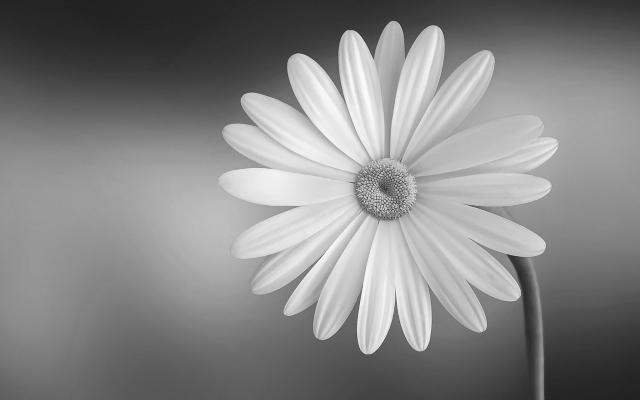
#> input picture ur/spinnaker_python/Examples/Python2/Injected_Image_Classification_Daisy.jpg, 640 x 400 px; its folder holds only this picture in this run
$ python -i URvis.py   (imports and definitions only)   (older library calls are emulated)
#> lines starting #> are read from the running program, lines starting #| are printed output that depends on the picture; after the words box and inside, x2 and y2 are one past the last pixel; in counts of white or black regions, pixels touching at a corner belong together; pictures that were not available may be replaced by others from this repository, and a replacement may not be noted
#> further down, picture is the input picture: shape (400, 640); min 32, max 255, mean 133.1
from scipy.spatial import distance as dist
from imutils import perspective
from imutils import contours
import numpy as np
import logging
import argparse
import imutils
import cv2
import os
import os.path
import matplotlib.pyplot as plt
import time
import urx
# from yoloUse.yoloOpencv import opencvYOLO
# from yoloUse.yoloPydarknet import pydarknetYOLO

x_list = []
y_list = []
#pixelsPerMetric = 8.67
line_x = 0
line_y = 0
refObj = None
width = 960
height = 720
# 影像處理


class UR_cap():

        # [88 lines left out: functions cap, cap00, not called in this run]

        def midpoint(self, ptA, ptB):  # 定义一个中点函数，后面会用到
	        return ((ptA[0] + ptB[0]) * 0.5, (ptA[1] + ptB[1]) * 0.5)

        def dis1(self, image):
                image = cv2.imread(r"C:/Users/user/Desktop/Detect.jpg")
                # convert the image to grayscale, blur it, and detect edges
                gray = cv2.cvtColor(image, cv2.COLOR_BGR2GRAY)
                gray = cv2.GaussianBlur(gray, (11, 11), 0)
                edged = cv2.Canny(gray, 35, 125)
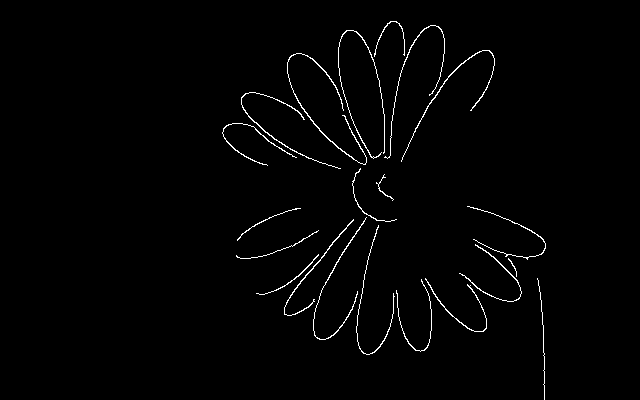
#> edged: shape (400, 640); 1.4% white in thin lines or dots, all inside (x1, y1, x2, y2) = (222, 21, 546, 400)
                # find the contours in the edged image and keep the largest one
                # we'll assume that this is our piece of paper in the image
                cnts = cv2.findContours(
                    edged.copy(), cv2.RETR_LIST, cv2.CHAIN_APPROX_SIMPLE)
#> cnts = 22 contours, 8 with area under 20; largest, box (x1, y1, x2, y2) and area: (287, 53, 367, 165) 108, (284, 219, 354, 316) 76, (401, 50, 495, 162) 74, (241, 92, 341, 169) 65, (313, 217, 367, 340) 62
                cnts = imutils.grab_contours(cnts)

                c = max(cnts, key=cv2.contourArea)
#> c = contour of 275 points, box (x1, y1, x2, y2) (287, 53, 367, 165), area 108
                # 求最大面積
                return cv2.minAreaRect(c)
                # cv2.minAreaRect() c代表點集，返回rect[0]是最小外接矩形中心點座標，
                # rect[1][0]是width，rect[1][1]是height，rect[2]是角度

        # [160 lines left out: functions x_y_center, pixel_distance, not called in this run]

>>> import cv2
>>> picture = cv2.imread('../spinnaker_python/Examples/Python2/Injected_Image_Classification_Daisy.jpg', cv2.IMREAD_GRAYSCALE)
>>> result = UR_cap().dis1(picture)
#> result = ((325.2, 110.9), (40.7, 130.6), -26.57)

$ run again, on ur/spinnaker_python/Examples/Python2/Injected_Image_Detection_Aeroplane.jpg
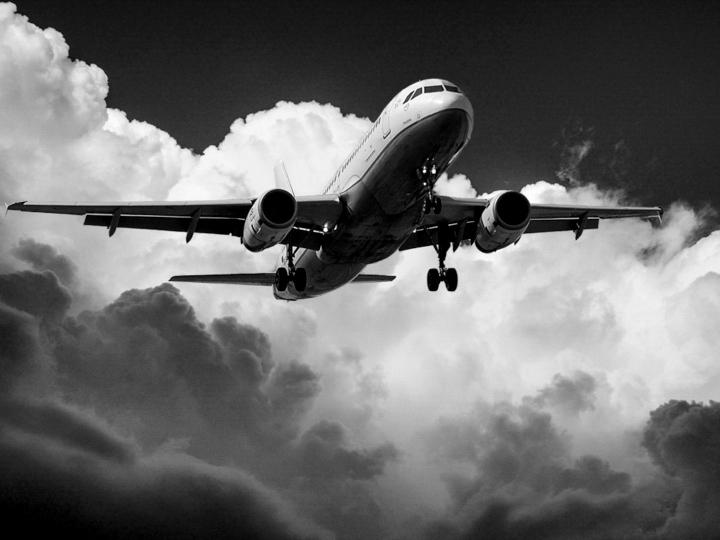
#> input picture ur/spinnaker_python/Examples/Python2/Injected_Image_Detection_Aeroplane.jpg, 720 x 540 px
#> picture is the input picture: shape (540, 720); min 0, max 255, mean 106.3
#> in dis1, `gray = cv2.GaussianBlur(gray, (11, 11), 0)`:
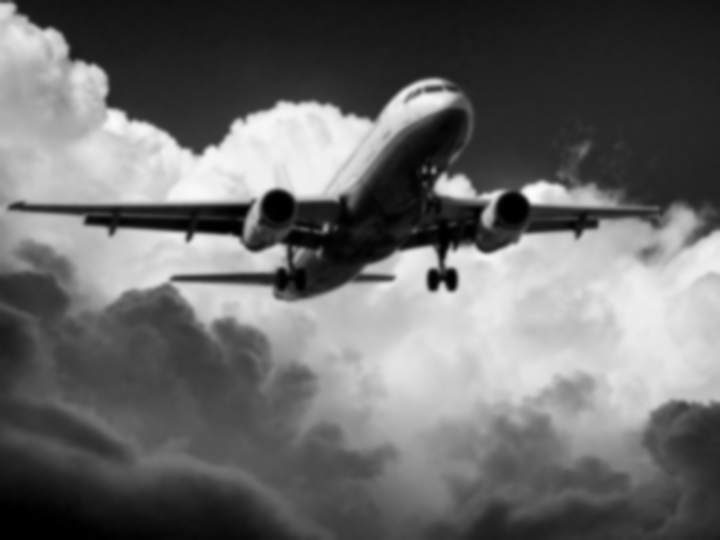
#> gray: shape (540, 720); min 0, max 251, mean 106.3
#> in dis1, `edged = cv2.Canny(gray, 35, 125)`:
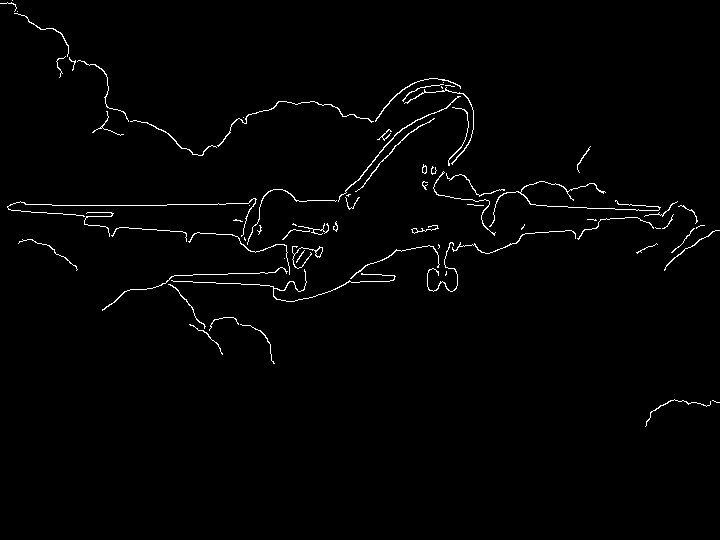
#> edged: shape (540, 720); 1.4% white in thin lines or dots, all inside (x1, y1, x2, y2) = (0, 0, 720, 427)
#> cnts = 78 contours, 54 with area under 20; largest, box (x1, y1, x2, y2) and area: (338, 96, 461, 202) 80, (292, 246, 323, 269) 62, (489, 181, 661, 227) 53, (217, 101, 374, 147) 50, (355, 118, 435, 192) 46
#> c = contour of 148 points, box (x1, y1, x2, y2) (338, 96, 461, 202), area 80
#> result = ((394.5, 143.3), (161, 13.81), -40.72)
